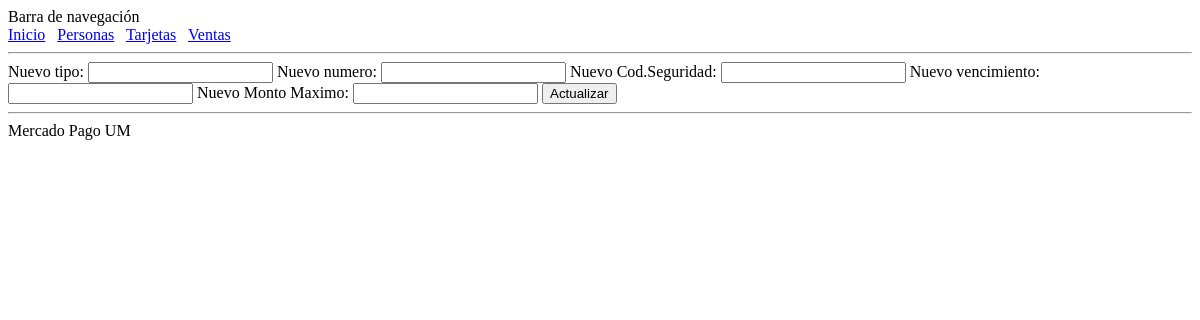
Page /tarjeta/update?id=1 on the earlier database version.
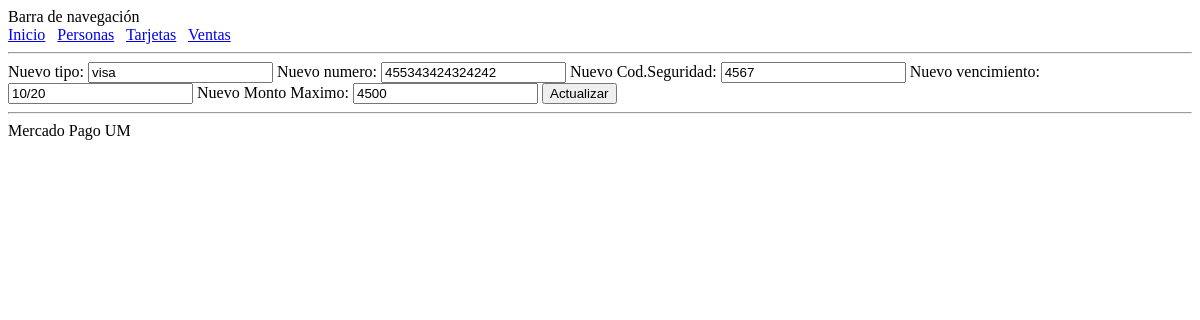
Same page on the later database version.
### aplicacion_demo/modelos.py (models this page shows, shortened)
class Tarjeta(db.Model):
    __tablename__ = 'tarjeta'
    id = db.Column(db.Integer,
                   primary_key=True)
    tipo = db.Column(db.String(64),
                       index=False,
                       unique=False,
                       nullable=False)
    numero = db.Column(db.String(80),
                         index=False,
                         unique=False,
                         nullable=False)
    cods= db.Column(db.String(80),
                         index=False,
                         unique=False,
                         nullable=False)
    vencimiento = db.Column(db.String(80),
                         index=False,
                         unique=False,
                         nullable=False)
    montomax = db.Column(db.String(80),
                         index=False,
                         unique=False,
                         nullable=False)
    personas = relationship("Persona", secondary='tarjetapersona')
    ventas2 = relationship("Venta", secondary='ventastarjeta')
    @classmethod
    def find_by_id(cls, id):
        return cls.query.filter_by(id=id).first()

### aplicacion_demo/rutas_tarjeta.py (the view)
@app.route('/tarjeta/update', methods=['GET', 'POST'])
def tarj_update():
    tarjeta_id = int(request.args['id'])
    tarjeta = Tarjeta.find_by_id(tarjeta_id)
    if request.method == 'POST':
        tarjeta.tipo = request.form.get('tipo')
        tarjeta.numero = request.form.get('numero')
        tarjeta.cods = request.form.get('cods')
        tarjeta.vencimiento = request.form.get('vencimiento')
        tarjeta.montomax = request.form.get('montomax')
        db.session.commit()
        return redirect('/tarjeta')
    else:
        return render_template('/tarjeta/update.html', tarjeta=tarjeta)

### templates/tarjeta/update.html
{% extends 'estructura.html' %}
{% block contenido %}
    <form method="POST" action="/tarjeta/update?id={{tarjeta.id}}" enctype='multipart/form-data'>
        Nuevo tipo: <input type="text" name="tipo" value="{{tarjeta.tipo}}">
        Nuevo numero: <input type="text" name="numero" value="{{tarjeta.numero}}">
        Nuevo Cod.Seguridad: <input type="text" name="cods" value="{{tarjeta.cods}}">
        Nuevo vencimiento: <input type="text" name="vencimiento" value="{{tarjeta.vencimiento}}">
        Nuevo Monto Maximo: <input type="text" name="montomax" value="{{tarjeta.montomax}}">
        <input type="submit" value="Actualizar">
    </form>
{% endblock %}

Differences in the rows shown:
added Tarjeta: tipo "visa", numero "455343424324242", cods "4567", vencimiento "10/20", montomax "4500"
